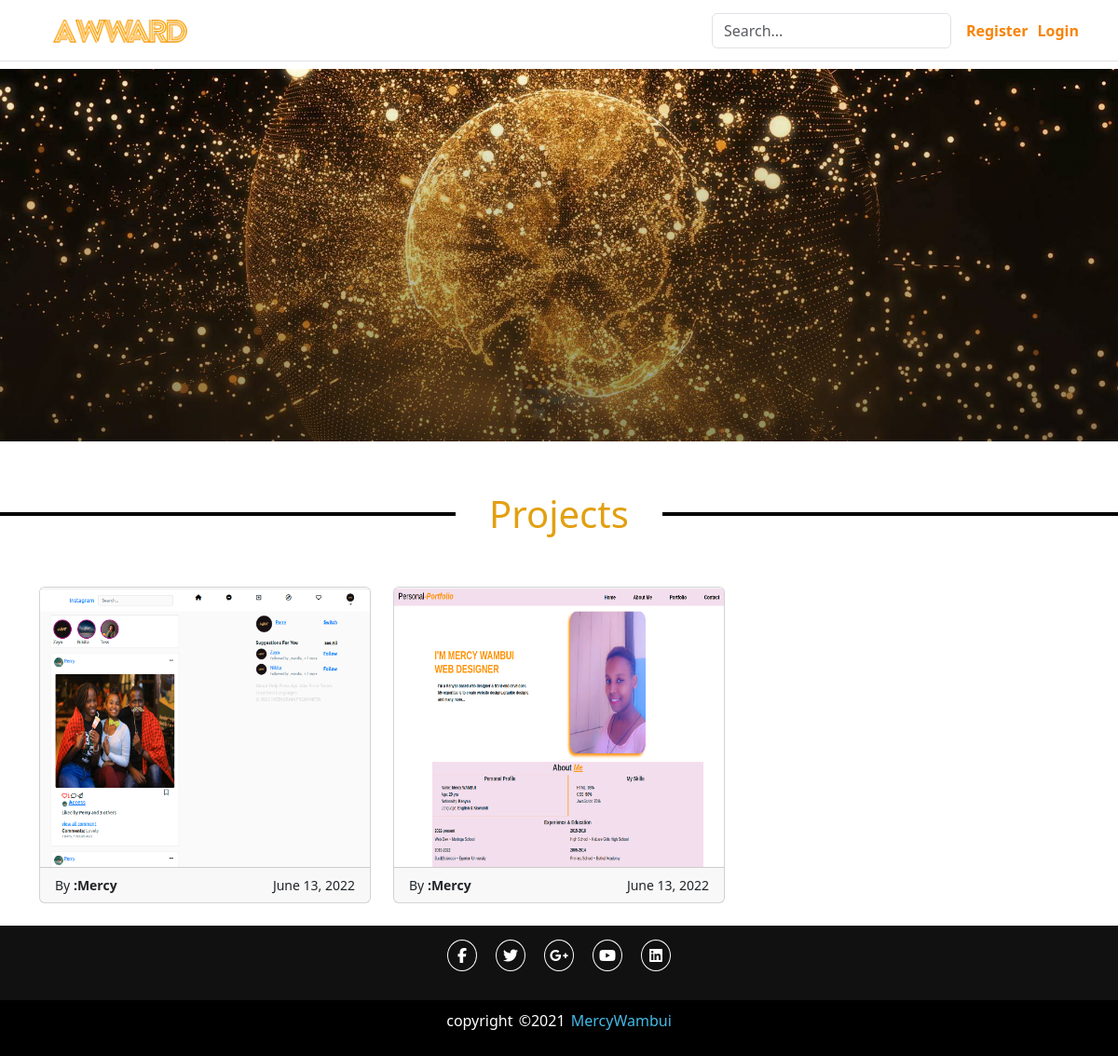
The page / on the database its author committed.
### award/models.py (models this page shows, shortened)
class Post(models.Model):
    image = models.ImageField(upload_to='images',null =True)
    title = models.CharField(max_length = 60, blank = True)
    author = models.ForeignKey(User, on_delete=models.CASCADE)
    description = models.TextField(max_length=255)
    livelink = models.URLField(null=True, blank=True)
    date = models.DateTimeField(auto_now_add=True, blank=True)
    class Meta:
      ordering = ['-id']

### award/views.py (the view)
# urls.py: path('',views.index, name='index'),
def index(request):
    posts = Post.objects.all()
    return render(request,'index.html', {'posts': posts})

### award/templates/index.html (shortened to what this page needs)
{% extends 'base.html' %} {% block content %}
<div class="px-1 py-2 my-2 text-center" id="hero">
</div>
<div class="separator mt-md-5 mb-md-5">Projects</div>
<div class="container">
    <div class="row row-cols-1 row-cols-md-3 g-4">
        {% for post in posts%}
            <div class="col">
              <div class="card h-100">
                <a href="{% url 'postdetails' post.id %}">
                    <img src="{{post.image.url}}" class="card-img-top" alt="..." height="300px"  width="405px">
                </a>
                 <div class="card-footer">
                    <div class="foot">
                  <small> By <b>:{{post.author}}</b></small>
                  <small>{{post.date|date}}</small>
                  </div>
                 </div>
              </div>
            </div>
      {% endfor %}
    </div>
</div>
<footer class="mt-4">
  <div class="footer-content">
    <ul class="socials">
      <li>
        <a href="#"><i class="fa fa-facebook"></i></a>
      </li>
      <li>
        <a href="#"><i class="fa fa-twitter"></i></a>
      </li>
      <li>
        <a href="#"><i class="fa fa-google-plus"></i></a>
      </li>
      <li>
        <a href="#"><i class="fa fa-youtube"></i></a>
      </li>
      <li>
        <a href="#"><i class="fa fa-linkedin-square"></i></a>
      </li>
    </ul>
  </div>
  <div class="footer-bottom">
    <p>copyright &copy;2021 <a href="#">MercyWambui</a></p>
  </div>
</footer>
{% endblock%}

### award/static/css/index.css (style rules this page uses)
#hero { background: linear-gradient(transparent, rgba(8, 8, 8, 0.446) 95%), url('../images/hero.jpeg'); height: 50vh; background-size:cover; background-repeat: no-repeat; background-position: center center; color: white; }
.separator { display: flex; align-items: center; text-align: center; font-size: 40px; color: rgb(226, 160, 17); }
.separator::before, .separator::after { content: ''; flex: 1; border-bottom: 4px solid #000; }
.separator:not(:empty)::before { margin-right: .90em; }
.separator:not(:empty)::after { margin-left: .90em; }
.foot { display: flex; justify-content: space-between; }
footer { background: #111; height: auto; color: #fff; }
.footer-content { display: flex; align-items: center; justify-content: center; flex-direction: column; text-align: center; }
.socials { padding: 20px; list-style: none; display: flex; align-items: center; justify-content: center; }
.socials li { margin: 0 10px; }
.socials a { text-decoration: none; color: #fff; border: 1.1px solid white; padding: 5px; border-radius: 50%; }
.socials a i { width: 20px; transition: color .4s ease; }
.footer-bottom { background: #000; padding: 10px; text-align: center; }
.footer-bottom p { word-spacing: 2px; }
.footer-bottom p a { color:#44bae8; text-decoration: none; }

### rows shown on the page
Post: image (picture), author "Mercy", date "June 13, 2022"
Post: image (picture), author "Mercy", date "June 13, 2022"
